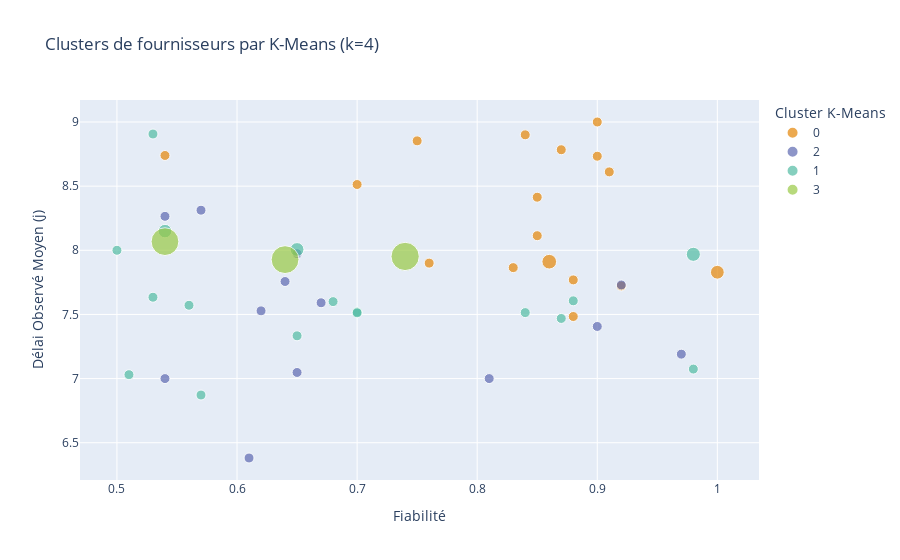

The notebook cell saved with this chart:
### Code cell
supplier_feature['cluster_kmeans'] = supplier_feature['cluster_kmeans'].astype('category')

print("\nCréation du graphique interactif Plotly pour les clusters K-Means...")
fig_kmeans_plotly = px.scatter(
    supplier_feature,
    x='fiabilite',  # Axe X
    y='delai_livraison_observe_moyen',
    color='cluster_kmeans',
    size='nombre_achats',
    hover_name='nom_fournisseur',
    hover_data={
        'fiabilite': ':.2f',
        'delai_moyen_livraison_specifique': ':.1f',
        'delai_livraison_observe_moyen': ':.1f',
        'montant_moyen_par_achat': ':,.0f',
        'nombre_achats': True,
        'cluster_kmeans': True, 
        'ville': True,
        'pays': True
    },
    title=f'Clusters de fournisseurs par K-Means (k={optimal_k})',
    labels={
        'fiabilite': 'Fiabilité',
        'delai_livraison_observe_moyen': 'Délai Observé Moyen (j)',
        'nombre_achats': 'Nb Achats',
        'cluster_kmeans': 'Cluster'
    },
    color_discrete_sequence=px.colors.qualitative.Vivid # Autre palette de couleurs
)

fig_kmeans_plotly.update_layout(
    legend_title_text='Cluster K-Means'
)
fig_kmeans_plotly.update_traces(marker=dict(sizemin=5))
fig_kmeans_plotly.show()

print("\nScript de classification K-Means et visualisation Plotly terminé.")

### Figure 1 — Plotly figure (JSON) as saved in the notebook; plotly's stock layout.template omitted (floating-point values rounded to 4 significant figures)
{"data": [{"customdata": [[10, 14400.0, 40, 0, "Zurich", "Suisse"], [9, 16170.0, 551, 0, "Paris", "France"], [10, 14940.0, 29, 0, "Amsterdam", "Pays-Bas"], [9, 16430.0, 30, 0, "Prague", "République tchèque"], [11, 14530.0, 485, 0, "Stockholm", "Suède"], [7, 10400.0, 36, 0, "Rome", "Italie"], [11, 10420.0, 36, 0, "Copenhague", "Danemark"], [11, 15100.0, 37, 0, "Oslo", "Norvège"], [9, 10580.0, 39, 0, "Dublin", "Irlande"], [9, 12550.0, 37, 0, "Bruxelles", "Belgique"], [12, 10150.0, 31, 0, "Madrid", "Espagne"], [7, 14190.0, 33, 0, "Lisbonne", "Portugal"], [8, 11630.0, 46, 0, "Helsinki", "Finlande"], [13, 14440.0, 40, 0, "Helsinki", "Finlande"], [4, 9504.0, 34, 0, "Paris", "France"], [9, 11340.0, 44, 0, "Amsterdam", "Pays-Bas"], [10, 15220.0, 39, 0, "Berlin", "Allemagne"]], "hovertemplate": "<b>%{hovertext}</b><br><br>Cluster=%{customdata[3]}<br>Fiabilité=%{x:.2f}<br>Délai Observé Moyen (j)=%{y:.1f}<br>Nb Achats=%{customdata[2]}<br>delai_moyen_livraison_specifique=%{customdata[0]:.1f}<br>montant_moyen_par_achat=%{customdata[1]:,.0f}<br>ville=%{customdata[4]}<br>pays=%{customdata[5]}<extra></extra>", "hovertext": ["Lecomte et Fils", "Morvan", "Germain et Fils", "Carlier", "Lucas", "Guillon", "Guérin", "Leduc", "Langlois Vallée SA", "Albert", "Da Silva", "Laine", "Charles SARL", "Rocher", "Caron", "Lopes", "Duhamel"], "legendgroup": "0", "marker": {"color": "rgb(229, 134, 6)", "size": [40, 551, 29, 30, 485, 36, 36, 37, 39, 37, 31, 33, 46, 40, 34, 44, 39], "sizemin": 5, "sizemode": "area", "sizeref": 5.115, "symbol": "circle"}, "mode": "markers", "name": "0", "orientation": "v", "showlegend": true, "type": "scatter", "x": [0.84, 0.86, 0.85, 0.9, 1, 0.91, 0.92, 0.87, 0.88, 0.83, 0.88, 0.9, 0.54, 0.76, 0.75, 0.85, 0.7], "xaxis": "x", "y": [8.9, 7.911, 8.414, 8.733, 7.829, 8.611, 7.722, 8.784, 7.769, 7.865, 7.484, 9, 8.739, 7.9, 8.853, 8.114, 8.513], "yaxis": "y"}, {"customdata": [[9, 18930.0, 32, 2, "Rome", "Italie"], [13, 19360.0, 42, 2, "Dublin", "Irlande"], [9, 15950.0, 21, 2, "Lisbonne", "Portugal"], [12, 19610.0, 37, 2, "Varsovie", "Pologne"], [6, 22250.0, 38, 2, "Bruxelles", "Belgique"], [10, 12920.0, 36, 2, "Berlin", "Allemagne"], [14, 19260.0, 44, 2, "Stockholm", "Suède"], [10, 19060.0, 42, 2, "Stockholm", "Suède"], [9, 20480.0, 38, 2, "Copenhague", "Danemark"], [10, 19400.0, 34, 2, "Dublin", "Irlande"], [14, 17120.0, 32, 2, "Rome", "Italie"], [13, 12760.0, 36, 2, "Zurich", "Suisse"], [11, 24500.0, 37, 2, "Bruxelles", "Belgique"]], "hovertemplate": "<b>%{hovertext}</b><br><br>Cluster=%{customdata[3]}<br>Fiabilité=%{x:.2f}<br>Délai Observé Moyen (j)=%{y:.1f}<br>Nb Achats=%{customdata[2]}<br>delai_moyen_livraison_specifique=%{customdata[0]:.1f}<br>montant_moyen_par_achat=%{customdata[1]:,.0f}<br>ville=%{customdata[4]}<br>pays=%{customdata[5]}<extra></extra>", "hovertext": ["Philippe", "Blanc", "Fischer", "Techer SA", "Bourdon", "Rodrigues Payet S.A.R.L.", "Mercier Dupuy S.A.S.", "Moreau Dubois S.A.S.", "Fabre SA", "Lemaître De Sousa SA", "Klein SA", "Godard SA", "Carlier SA"], "legendgroup": "2", "marker": {"color": "rgb(93, 105, 177)", "size": [32, 42, 21, 37, 38, 36, 44, 42, 38, 34, 32, 36, 37], "sizemin": 5, "sizemode": "area", "sizeref": 5.115, "symbol": "circle"}, "mode": "markers", "name": "2", "orientation": "v", "showlegend": true, "type": "scatter", "x": [0.57, 0.65, 0.61, 0.92, 0.81, 0.54, 0.67, 0.97, 0.65, 0.54, 0.9, 0.62, 0.64], "xaxis": "x", "y": [8.312, 7.048, 6.381, 7.73, 7, 7, 7.591, 7.19, 7.974, 8.265, 7.406, 7.528, 7.757], "yaxis": "y"}, {"customdata": [[8, 16090.0, 40, 1, "Zurich", "Suisse"], [3, 17490.0, 509, 1, "Paris", "France"], [3, 9758.0, 35, 1, "Rome", "Italie"], [7, 15360.0, 35, 1, "Paris", "France"], [5, 16370.0, 30, 1, "Zurich", "Suisse"], [7, 15900.0, 33, 1, "Stockholm", "Suède"], [5, 20470.0, 32, 1, "Rome", "Italie"], [8, 11840.0, 39, 1, "Paris", "France"], [3, 19580.0, 33, 1, "Oslo", "Norvège"], [6, 12460.0, 27, 1, "Copenhague", "Danemark"], [4, 11360.0, 41, 1, "Oslo", "Norvège"], [4, 18070.0, 32, 1, "Dublin", "Irlande"], [6, 16040.0, 35, 1, "Varsovie", "Pologne"], [6, 15590.0, 27, 1, "Copenhague", "Danemark"], [4, 19550.0, 41, 1, "Berlin", "Allemagne"], [4, 16700.0, 468, 1, "Rome", "Italie"], [4, 16710.0, 487, 1, "Amsterdam", "Pays-Bas"]], "hovertemplate": "<b>%{hovertext}</b><br><br>Cluster=%{customdata[3]}<br>Fiabilité=%{x:.2f}<br>Délai Observé Moyen (j)=%{y:.1f}<br>Nb Achats=%{customdata[2]}<br>delai_moyen_livraison_specifique=%{customdata[0]:.1f}<br>montant_moyen_par_achat=%{customdata[1]:,.0f}<br>ville=%{customdata[4]}<br>pays=%{customdata[5]}<extra></extra>", "hovertext": ["Jean", "Pelletier", "Leblanc", "Gautier", "Renault", "Morel", "Bodin", "Baudry", "Petitjean Andre SA", "Delaunay", "Faure S.A.R.L.", "Munoz SA", "Bertrand S.A.", "Laurent Boyer S.A.R.L.", "Lagarde", "Roche", "Lecomte"], "legendgroup": "1", "marker": {"color": "rgb(82, 188, 163)", "size": [40, 509, 35, 35, 30, 33, 32, 39, 33, 27, 41, 32, 35, 27, 41, 468, 487], "sizemin": 5, "sizemode": "area", "sizeref": 5.115, "symbol": "circle"}, "mode": "markers", "name": "1", "orientation": "v", "showlegend": true, "type": "scatter", "x": [0.68, 0.98, 0.5, 0.84, 0.65, 0.51, 0.87, 0.57, 0.88, 0.7, 0.7, 0.53, 0.56, 0.98, 0.53, 0.54, 0.65], "xaxis": "x", "y": [7.6, 7.969, 8, 7.514, 7.333, 7.03, 7.469, 6.872, 7.606, 7.519, 7.512, 8.906, 7.571, 7.074, 7.634, 8.15, 8.006], "yaxis": "y"}, {"customdata": [[7, 15220.0, 1981, 3, "Berlin", "Allemagne"], [8, 15300.0, 2046, 3, "Berlin", "Allemagne"], [6, 15100.0, 1973, 3, "Helsinki", "Finlande"]], "hovertemplate": "<b>%{hovertext}</b><br><br>Cluster=%{customdata[3]}<br>Fiabilité=%{x:.2f}<br>Délai Observé Moyen (j)=%{y:.1f}<br>Nb Achats=%{customdata[2]}<br>delai_moyen_livraison_specifique=%{customdata[0]:.1f}<br>montant_moyen_par_achat=%{customdata[1]:,.0f}<br>ville=%{customdata[4]}<br>pays=%{customdata[5]}<extra></extra>", "hovertext": ["Gaillard S.A.", "Delattre Blot S.A.", "Fontaine Lopes S.A."], "legendgroup": "3", "marker": {"color": "rgb(153, 201, 69)", "size": [1981, 2046, 1973], "sizemin": 5, "sizemode": "area", "sizeref": 5.115, "symbol": "circle"}, "mode": "markers", "name": "3", "orientation": "v", "showlegend": true, "type": "scatter", "x": [0.64, 0.74, 0.54], "xaxis": "x", "y": [7.927, 7.952, 8.067], "yaxis": "y"}], "layout": {"legend": {"itemsizing": "constant", "title": {"text": "Cluster K-Means"}, "tracegroupgap": 0}, "title": {"text": "Clusters de fournisseurs par K-Means (k=4)"}, "xaxis": {"anchor": "y", "domain": [0, 1], "title": {"text": "Fiabilité"}}, "yaxis": {"anchor": "x", "domain": [0, 1], "title": {"text": "Délai Observé Moyen (j)"}}}}
